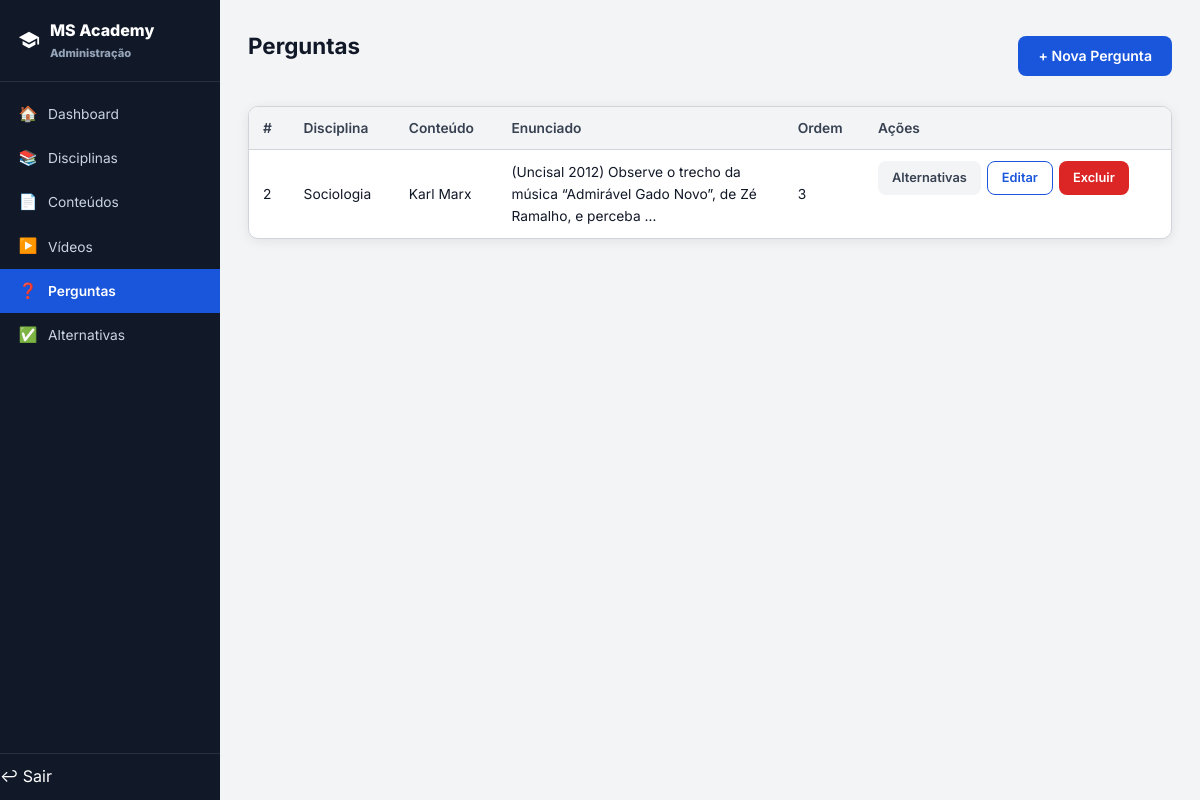
/admin/pergunta/listar.php (signed in), run on the app's committed database.
### tables this page shows
CREATE TABLE `pergunta` (
  `id` int NOT NULL AUTO_INCREMENT,
  `conteudo_id` int NOT NULL,
  `enunciado` text NOT NULL,
  `ordem` int DEFAULT '1',
  PRIMARY KEY (`id`),
  KEY `fk_pergunta_conteudo` (`conteudo_id`),
  CONSTRAINT `fk_pergunta_conteudo` FOREIGN KEY (`conteudo_id`) REFERENCES `conteudo` (`id`) ON DELETE CASCADE
);

CREATE TABLE `disciplina` (
  `id` int NOT NULL AUTO_INCREMENT,
  `nome` varchar(100) NOT NULL,
  `descricao` text,
  PRIMARY KEY (`id`)
);

CREATE TABLE `conteudo` (
  `id` int NOT NULL AUTO_INCREMENT,
  `disciplina_id` int NOT NULL,
  `titulo` varchar(200) NOT NULL,
  `resumo` text,
  `html` longtext NOT NULL,
  `ordem` int DEFAULT '1',
  `criado_em` timestamp NULL DEFAULT CURRENT_TIMESTAMP,
  `atualizado_em` timestamp NULL DEFAULT CURRENT_TIMESTAMP ON UPDATE CURRENT_TIMESTAMP,
  PRIMARY KEY (`id`),
  KEY `fk_conteudo_disciplina` (`disciplina_id`),
  CONSTRAINT `fk_conteudo_disciplina` FOREIGN KEY (`disciplina_id`) REFERENCES `disciplina` (`id`) ON DELETE CASCADE
);

### includes/funcoes.php (called while the page is built, shortened)
<?php
function h($str) {
    return htmlspecialchars((string)$str, ENT_QUOTES, 'UTF-8');
}

### admin/pergunta/listar.php (the view, shortened to what this page needs)
<?php
require_once __DIR__ . '/../includes/admin_init.php';
$res = $conn->query("SELECT p.*, c.titulo AS cont_titulo, d.nome AS disc_nome
  FROM pergunta p JOIN conteudo c ON c.id=p.conteudo_id JOIN disciplina d ON d.id=c.disciplina_id
  ORDER BY d.nome, c.titulo, p.ordem");
$perguntas = $res->fetch_all(MYSQLI_ASSOC);
require_once __DIR__ . '/../includes/admin_header.php';
?>
<div class="page-header">
  <h2>Perguntas</h2>
  <a href="criar.php" class="btn btn-primary">+ Nova Pergunta</a>
</div>
<div class="panel">
  <table class="data-table">
    <thead><tr><th>#</th><th>Disciplina</th><th>Conteúdo</th><th>Enunciado</th><th>Ordem</th><th>Ações</th></tr></thead>
    <tbody>
    <?php if (empty($perguntas)): ?>
      <tr><td colspan="6" style="text-align:center;color:var(--gray-500);padding:24px;">Nenhuma pergunta cadastrada.</td></tr>
    <?php else: foreach ($perguntas as $p): ?>
      <tr>
        <td><?= $p['id'] ?></td>
        <td><?= h($p['disc_nome']) ?></td>
        <td><?= h($p['cont_titulo']) ?></td>
        <td style="max-width:260px;"><?= h(mb_substr($p['enunciado'], 0, 90)) ?>…</td>
        <td><?= $p['ordem'] ?></td>
        <td class="td-actions">
          <a href="../alternativa/listar.php?pergunta_id=<?= $p['id'] ?>" class="btn btn-sm btn-ghost">Alternativas</a>
          <a href="editar.php?id=<?= $p['id'] ?>" class="btn btn-sm btn-outline">Editar</a>
          <a href="excluir.php?id=<?= $p['id'] ?>" class="btn btn-sm btn-danger"
             onclick="return confirm('Excluir esta pergunta e suas alternativas?')">Excluir</a>
        </td>
      </tr>
    <?php endforeach; endif; ?>
    </tbody>
  </table>
</div>
<?php require_once __DIR__ . '/../includes/admin_footer.php'; ?>

### assets/css/style.css (style rules this page uses)
*, *::before, *::after { box-sizing: border-box; margin: 0; padding: 0; }
:root { --blue: #1A56DB; --blue-dark: #1240A8; --blue-light: #EBF2FF; --blue-soft: #DBEAFE; --gray-900: #111827; --gray-700: #374151; --gray-500: #6B7280; --gray-300: #D1D5DB; --gray-100: #F3F4F6; --green: #059669; --green-soft: #D1FAE5; --red: #DC2626; --red-soft: #FEE2E2; --orange: #D97706; --orange-soft:#FEF3C7; --white: #FFFFFF; --radius: 10px; --shadow: 0 2px 12px rgba(0,0,0,0.08); --shadow-lg: 0 8px 32px rgba(0,0,0,0.13); --transition: 0.18s ease; }
html { font-size: 16px; scroll-behavior: smooth; }
body { font-family: 'Inter', system-ui, -apple-system, sans-serif; color: var(--gray-900); background: var(--white); line-height: 1.6; min-height: 100vh; display: flex; flex-direction: column; }
a { color: inherit; text-decoration: none; }
h2 { font-size: 1.4rem; font-weight: 700; }
.btn { display: inline-flex; align-items: center; justify-content: center; gap: 8px; padding: 9px 20px; border-radius: 8px; font-weight: 600; font-size: 0.88rem; transition: all var(--transition); cursor: pointer; border: none; font-family: inherit; }
.btn-primary { background: var(--blue); color: var(--white); }
.btn-outline { background: transparent; color: var(--blue); border: 1.5px solid var(--blue); }
.btn-ghost { background: var(--gray-100); color: var(--gray-700); }
.btn-danger { background: var(--red); color: var(--white); }
.btn-sm { padding: 6px 14px; font-size: 0.8rem; }
.admin-content h2 { margin-bottom: 20px; }
.page-header { display: flex; align-items: center; justify-content: space-between; margin-bottom: 22px; }
.panel { background: var(--white); border: 1px solid var(--gray-300); border-radius: var(--radius); box-shadow: var(--shadow); overflow: hidden; margin-bottom: 20px; }
.data-table { width: 100%; border-collapse: collapse; font-size: .86rem; }
.data-table th { text-align: left; padding: 10px 14px; background: var(--gray-100); color: var(--gray-700); font-weight: 600; border-bottom: 1px solid var(--gray-300); white-space: nowrap; }
.data-table td { padding: 11px 14px; border-bottom: 1px solid var(--gray-100); vertical-align: middle; }
.data-table tr:last-child td { border-bottom: none; }
.td-actions { display: flex; gap: 6px; }

### data on the page
pergunta: id "2", disciplina.nome "Sociologia", conteudo.titulo "Karl Marx", enunciado "(Uncisal 2012) Observe o trecho da música “Admirável Gado Novo”, de Zé Ramalho, e perceba", ordem "3"

### other printed values
$icon "🏠 📚 📄 ▶️ ❓ ✅"
$label "Dashboard Disciplinas Conteúdos Vídeos Perguntas Alternativas"
